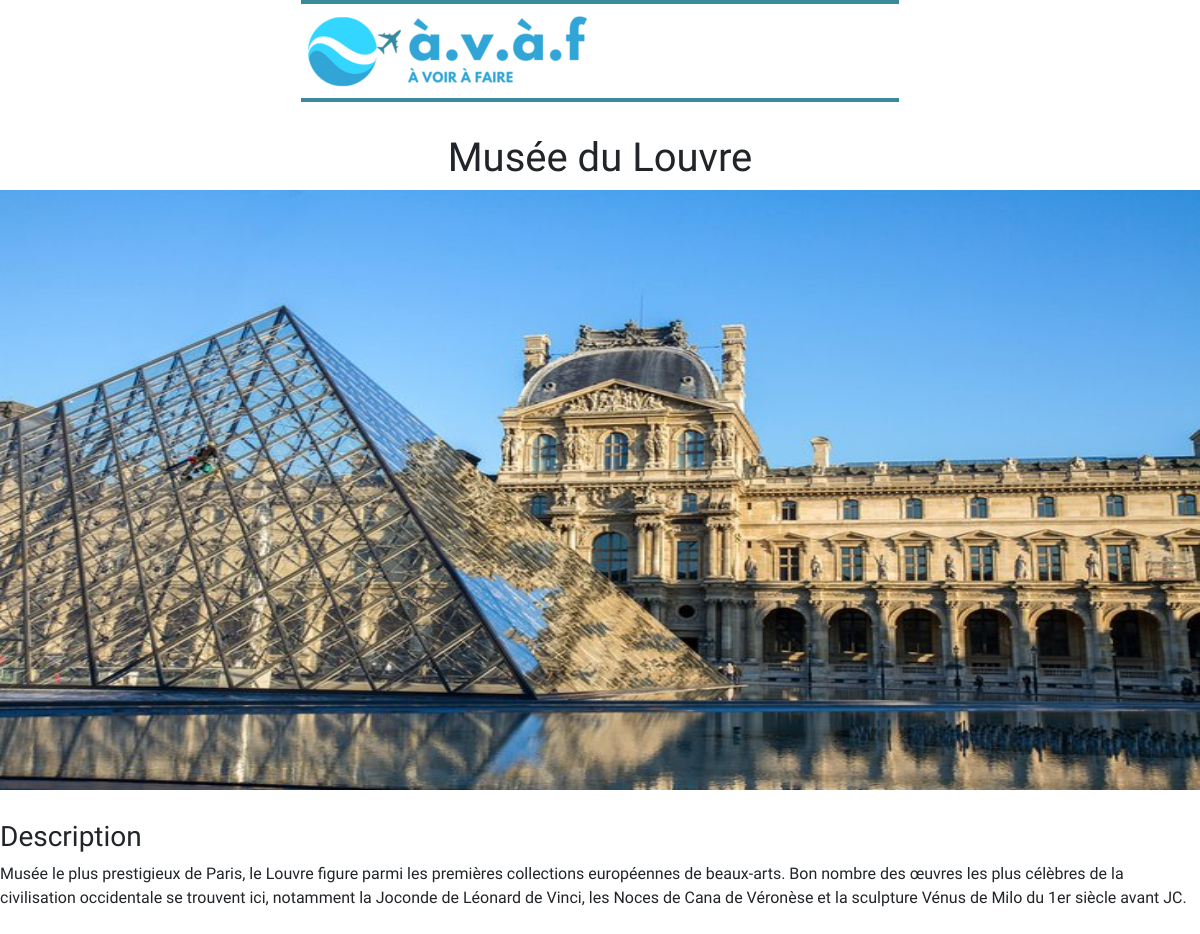
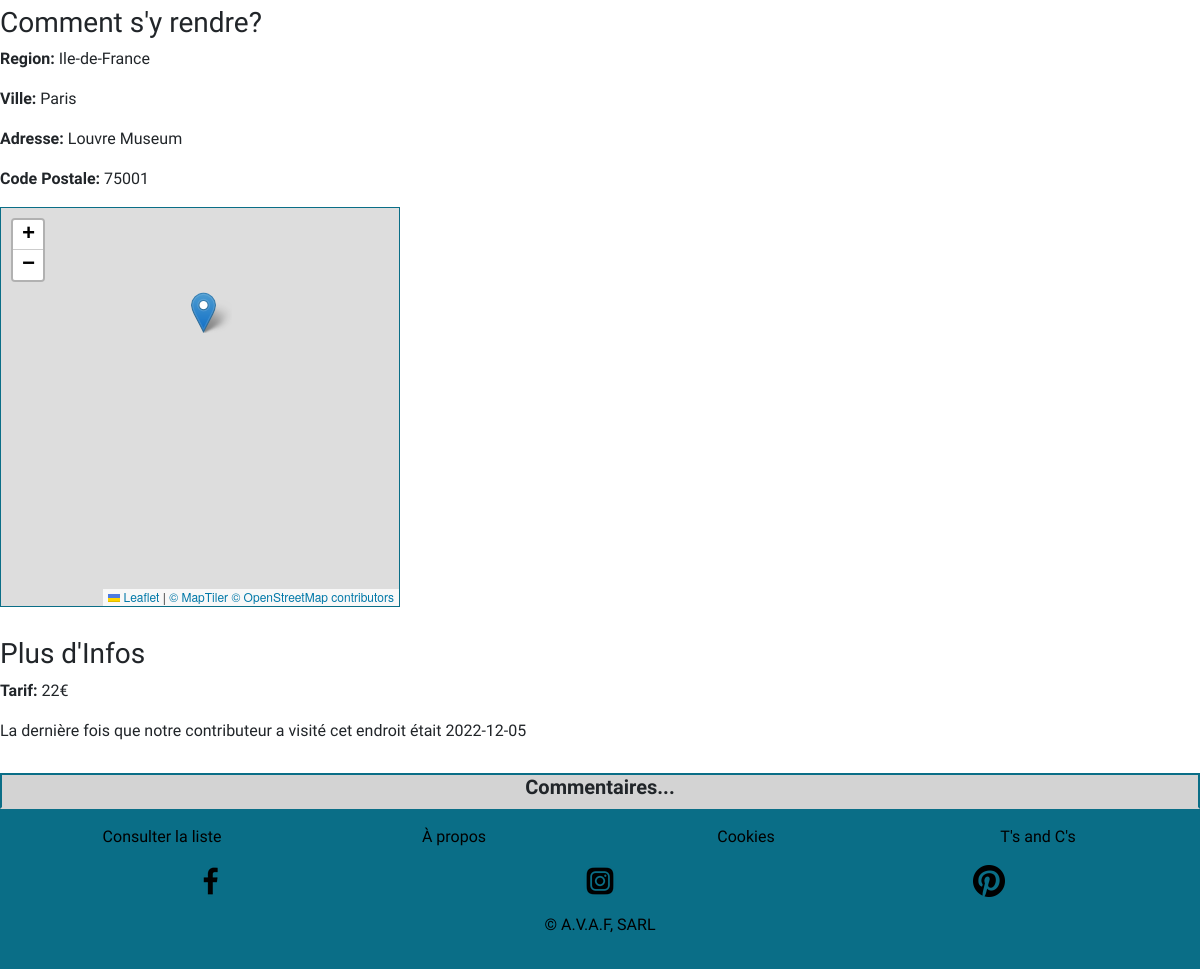
The page /?id=50 on the database its author committed (2 pictures, top to bottom).
### tables this page shows
CREATE TABLE `user` (
  `user_id` int(11) NOT NULL AUTO_INCREMENT,
  `userName` varchar(255) NOT NULL,
  `login` varchar(255) NOT NULL,
  `pass` varchar(255) NOT NULL,
  `status` varchar(255) NOT NULL,
  PRIMARY KEY (`user_id`)
);

CREATE TABLE `place` (
  `place_id` int(11) NOT NULL AUTO_INCREMENT,
  `nomEndroit` varchar(255) NOT NULL,
  `region` varchar(255) NOT NULL,
  `ville` varchar(255) NOT NULL,
  `codePostal` int(255) NOT NULL,
  `adresse` varchar(255) NOT NULL,
  `description` varchar(1600) NOT NULL,
  `tarif` int(11) NOT NULL,
  `dateVisite` date DEFAULT NULL,
  `image` varchar(255) NOT NULL,
  PRIMARY KEY (`place_id`)
);

### index.php (called while the page is built, shortened)
<?php
require_once("model/PlaceStorageMySQL.php");
require_once("model/Place.php");
$pdo= new PDO("mysql:host=".Config::MYSQL_HOST.";port=".Config::MYSQL_PORT.";dbname=".Config::MYSQL_DB.";charset=utf8mb4", Config::MYSQL_USER , Config::MYSQL_PASSWORD);
$pdo->setAttribute(PDO::ATTR_ERRMODE, PDO::ERRMODE_EXCEPTION);
$router = new Router(new PlaceStorageMySQL($pdo), new AccountStorageMySQL($pdo), new CommentStorageMySQL($pdo));
$router->main();
?>

### src/model/Place.php (called while the page is built, shortened)
<?php
    class Place{
        protected $nomEndroit;
        protected $ville;
        protected $codePostal;
        protected $adresse;
        protected $image;
        protected $description;
        protected $tarif;
        protected $dateVisite;
        protected $region;
        public function __construct($nomEndroit, $region ,$ville, $codePostal, $adresse, $description, $tarif, $dateVisite,$image,$author){
            $this->nomEndroit= $nomEndroit;
            $this->ville= $ville;
            $this->codePostal = $codePostal;
            $this->adresse = $adresse;
            $this->description = $description;
            $this->tarif = $tarif;
            $this->dateVisite = $dateVisite;
            $this->image=$image;
            $this->region=$region;
        }
        public function  getNom(){
            return $this->nomEndroit;
        }
        public function getImage() {
            return $this->image ;
        }
        public function getVille() {
            return $this->ville;
        }
        public function getRegion(){
            return $this->region;
        }
        public function getCode() {
            return $this->codePostal;
        }
        public function  getAdresse(){
            return $this->adresse;
        }
        public function  getDesc() {
             return $this->description;
        }
        public function getTarif() {
           return $this->tarif;
        }
        public function  getDateVisite() {
             return $this->dateVisite ;
        }
    }
?>

### src/model/PlaceStorageMySQL.php (called while the page is built, shortened)
<?php
require_once("model/Place.php");
class PlaceStorageMySQL implements PlaceStorage {
    private $db;
    public function __construct($db) {
        $this->db = $db;
    }
    public function read($id) {
        $req = "SELECT s.*, u.* FROM user u
        INNER JOIN user_place us ON us.user_id = u.user_id
        INNER JOIN place s ON s.place_id = us.place_id
        WHERE s.place_id=?";
        $stmt = $this->db->prepare($req);
        $stmt->execute([$id]);
        if ($stmt->rowCount() > 0) {
            $tab = $stmt->fetch(PDO::FETCH_ASSOC);
            $author = array(
                "id" => $tab['user_id'],
                "status" => $tab['status'],
            );
            $place = new Place($tab['nomEndroit'],$tab['region'],$tab['ville'], $tab['codePostal'], $tab['adresse'], $tab['description'], $tab['tarif'],$tab['dateVisite']
            ,$tab['image'] ,$author);
            return $place;
        }
        return null;
	}
}
?>

### src/view/content/place.php (the view, shortened to what this page needs)
<h1 class="pageTitle"><?= $place->getNom() ?></h1>
    <div class=" justify-content-center" style="align-items: center;">
        <div>
            <div class="imgInfo">
                <?php
                if($place->getImage() != "profil.jpg"){
                    echo "<img class=\"placeImg\" src=\"./upload/placesImg/".$place->getImage()."\" alt=\"".$place->getNom()."\" style=\"width:100%;\">";
                }else{
                    echo "<img class=\"placeImg\" src=\"./upload/placesImg/placeholder.png\" alt=\"".$place->getNom()."\" style=\"width:100%;\">";
                }
                ?>
            </div>
        </div>
        <div class="div">
            <h3>Description</h3>
            <p><?= $place->getDesc()?></p>
        </div>
        <div class="div">
            <h3>Comment s'y rendre?</h3>
            <p><b>Region:</b> <?= $place->getRegion() ?></p>
            <p><b>Ville: </b><?= $place->getVille() ?></p>
            <p><b>Adresse: </b><?= $place->getAdresse() ?></p>
            <p><b>Code Postale: </b><?= $place->getCode() ?></p>
        </div>
        <div>
            <?php
            $address = $place->getAdresse().$place->getVille().$place->getRegion();
            echo self::makeMapPlugin($address);
            ?>
        </div>
        <div class="div">
        <h3>Plus d'Infos</h3>
        <p><b>Tarif:</b>
        <?php
        if($place->getTarif() == null){
            echo "N/A";
        }else{
            echo $place->getTarif()."€";
        }
        ?>
        </p>
        <p>La dernière fois que notre contributeur a visité cet endroit était <?= $place->getDateVisite() ?></p>
        </div>
<?php
    echo "<div class=\"commentBox\"><h5><b>Commentaires...</b></h5></div>";
?>
    </div>

### style/styles.css (style rules this page uses)
html { background-color:white; }
body { background-color: white; max-width: 1200px; margin: auto; height: 100%; font-family: 'Work Sans', sans-serif; }
.pageTitle, h5 { text-align: center; }
.placeImg { height: 600px; }
.div { margin-top: 30px; }
.commentBox { background-color: lightgray; border: 2px solid #0a6e87; border-bottom: 2px solid lightgray; }

### rows shown on the page
user: place.nomEndroit "Musée du Louvre", place.image (picture), place.description "Musée le plus prestigieux de Paris, le Louvre figure parmi les premières collections européennes de beaux-arts. Bon nombre des œuvres les plus célèbres de la civilisation occidentale se trouvent ici, notamment la Joconde de Léonard de Vinci, les Noces de Cana de Véronèse et la sculpture Vénus de Milo du 1er siècle avant JC.", place.region "Ile-de-France", place.ville "Paris", place.adresse "Louvre Museum", place.codePostal "75001", place.tarif "22", place.dateVisite "2022-12-05"
